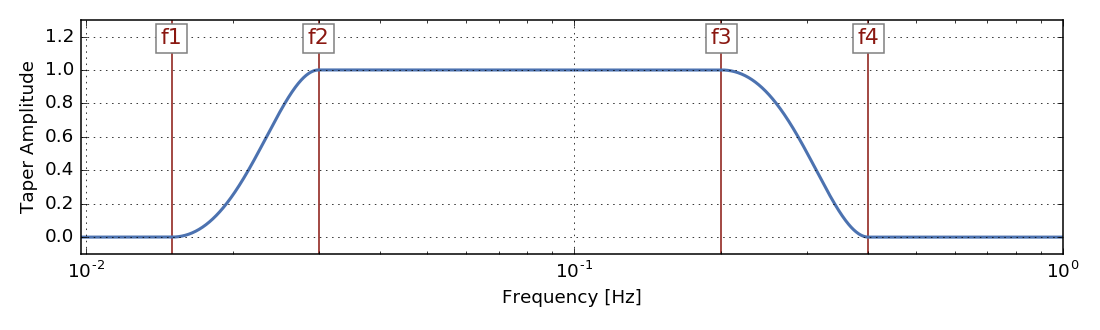

Reproduce this figure in Python.
import matplotlib.pylab as plt
import numpy as np
from obspy.signal.invsim import cosine_sac_taper

plt.figure(figsize=(10, 3))

freqs = np.logspace(-2.01, 0, 2000)

plt.vlines([0.015, 0.03, 0.2, 0.4], -0.1, 1.3, color="#89160F")
plt.semilogx(freqs, cosine_sac_taper(freqs, (0.015, 0.03, 0.2, 0.4)),
             lw=2, color="#4C72B0")

props = {
    "bbox": dict(facecolor='white', edgecolor="0.5",
         boxstyle="square,pad=0.2"),
    "va": "top", "ha": "center", "color": "#89160F",
    "size": "large"}
plt.text(0.015, 1.25, "f1", **props)
plt.text(0.03, 1.25, "f2", **props)
plt.text(0.2, 1.25, "f3", **props)
plt.text(0.4, 1.25, "f4", **props)

plt.xlim(freqs[0], freqs[-1])
plt.ylim(-0.1, 1.3)
plt.ylabel("Taper Amplitude")
plt.xlabel("Frequency [Hz]")
plt.grid()
plt.tight_layout()
plt.show()
